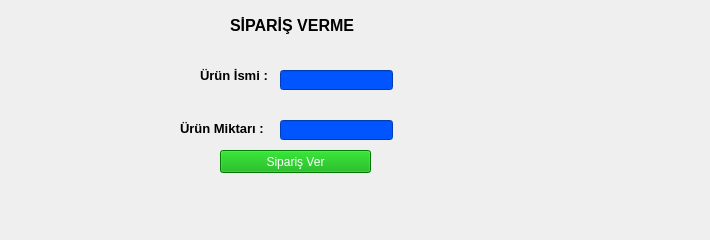
   <widget class="QWidget" name="siparis_verme_tab">
    <attribute name="title">
     <string>Sipariş Verme</string>
    </attribute>
    <widget class="QLabel" name="label_2">
     <property name="geometry">
      <rect>
       <x>230</x>
       <y>-10</y>
       <width>231</width>
       <height>71</height>
      </rect>
     </property>
     <property name="font">
      <font>
       <pointsize>12</pointsize>
       <weight>75</weight>
       <bold>true</bold>
      </font>
     </property>
     <property name="text">
      <string>SİPARİŞ VERME</string>
     </property>
    </widget>
    <widget class="QLabel" name="urun_ismi_siparis_label">
     <property name="geometry">
      <rect>
       <x>200</x>
       <y>60</y>
       <width>111</width>
       <height>31</height>
      </rect>
     </property>
     <property name="font">
      <font>
       <pointsize>10</pointsize>
       <weight>75</weight>
       <bold>true</bold>
      </font>
     </property>
     <property name="text">
      <string>Ürün İsmi : </string>
     </property>
    </widget>
    <widget class="QLineEdit" name="urun_isim_siparis_line">
     <property name="geometry">
      <rect>
       <x>280</x>
       <y>70</y>
       <width>113</width>
       <height>20</height>
      </rect>
     </property>
     <property name="styleSheet">
      <string notr="true">background-color: rgb(0, 85, 255);
color: rgb(255, 255, 255);
font: 75 8pt &quot;MS Shell Dlg 2&quot;;</string>
     </property>
    </widget>
    <widget class="QLabel" name="urun_miktari_siparis_label">
     <property name="geometry">
      <rect>
       <x>180</x>
       <y>120</y>
       <width>101</width>
       <height>16</height>
      </rect>
     </property>
     <property name="font">
      <font>
       <pointsize>10</pointsize>
       <weight>75</weight>
       <bold>true</bold>
      </font>
     </property>
     <property name="text">
      <string>Ürün Miktarı :</string>
     </property>
    </widget>
    <widget class="QLineEdit" name="urun_miktar_siparis_line">
     <property name="geometry">
      <rect>
       <x>280</x>
       <y>120</y>
       <width>113</width>
       <height>20</height>
      </rect>
     </property>
     <property name="styleSheet">
      <string notr="true">background-color: rgb(0, 85, 255);
color: rgb(255, 255, 255);
font: 75 8pt &quot;MS Shell Dlg 2&quot;;</string>
     </property>
    </widget>
    <widget class="QLabel" name="siparis_verme_durum">
     <property name="geometry">
      <rect>
       <x>200</x>
       <y>210</y>
       <width>191</width>
       <height>20</height>
      </rect>
     </property>
     <property name="text">
      <string/>
     </property>
    </widget>
    <widget class="QPushButton" name="siparis_ver_buton">
     <property name="geometry">
      <rect>
       <x>220</x>
       <y>150</y>
       <width>151</width>
       <height>23</height>
      </rect>
     </property>
     <property name="styleSheet">
      <string notr="true">background-color: rgb(0, 170, 0);
color: rgb(255, 255, 255);
font: 87 8pt &quot;Arial Black&quot;;</string>
     </property>
     <property name="text">
      <string>Sipariş Ver</string>
     </property>
    </widget>
    <widget class="QLabel" name="siparis_durum">
     <property name="geometry">
      <rect>
       <x>210</x>
       <y>180</y>
       <width>491</width>
       <height>51</height>
      </rect>
     </property>
     <property name="font">
      <font>
       <family>MS Shell Dlg 2</family>
       <pointsize>8</pointsize>
       <weight>9</weight>
       <italic>false</italic>
       <bold>false</bold>
      </font>
     </property>
     <property name="styleSheet">
      <string notr="true">color: rgb(255, 255, 255);
font: 75 8pt &quot;MS Shell Dlg 2&quot;;</string>
     </property>
     <property name="text">
      <string/>
     </property>
    </widget>
   </widget>
